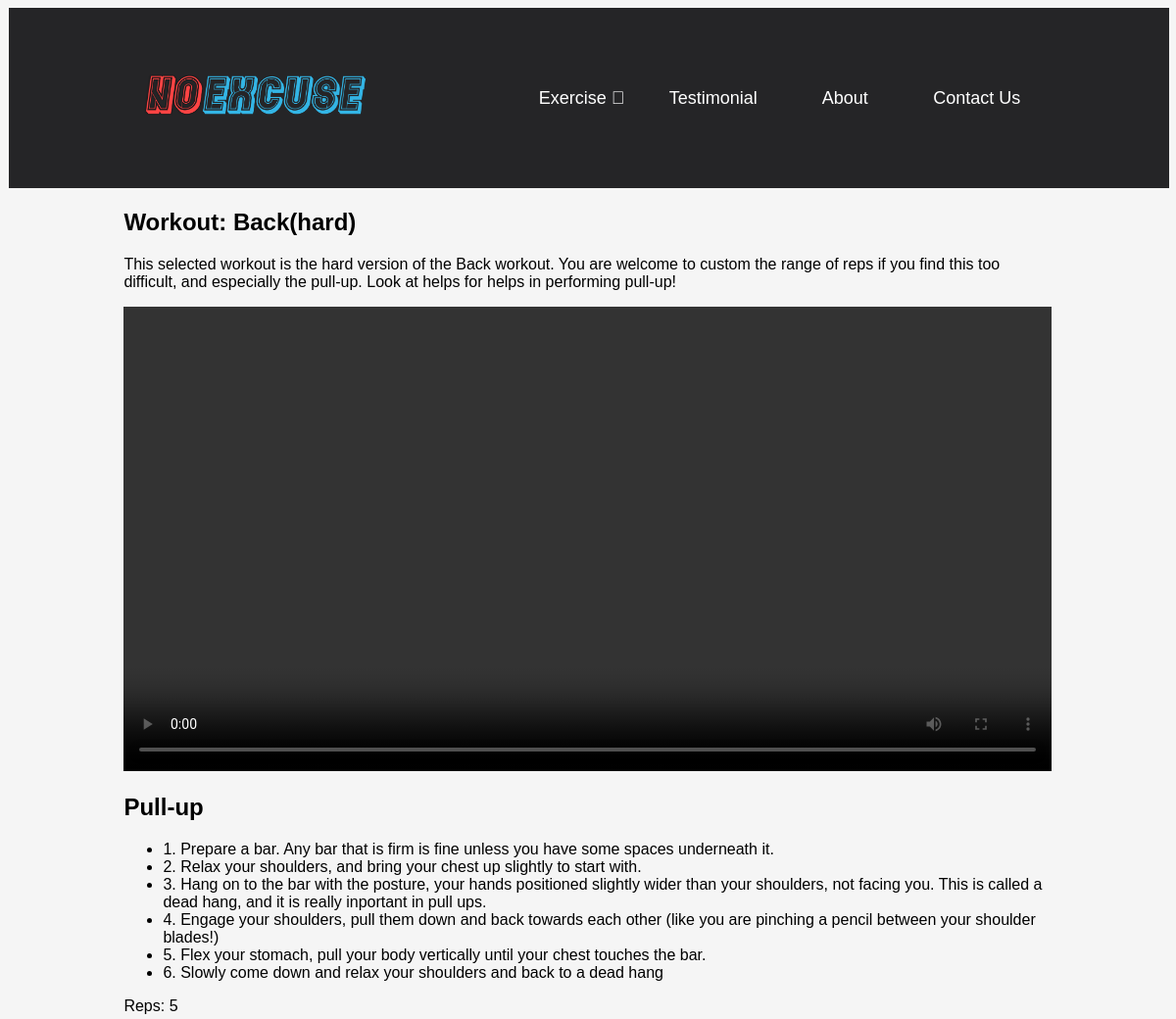
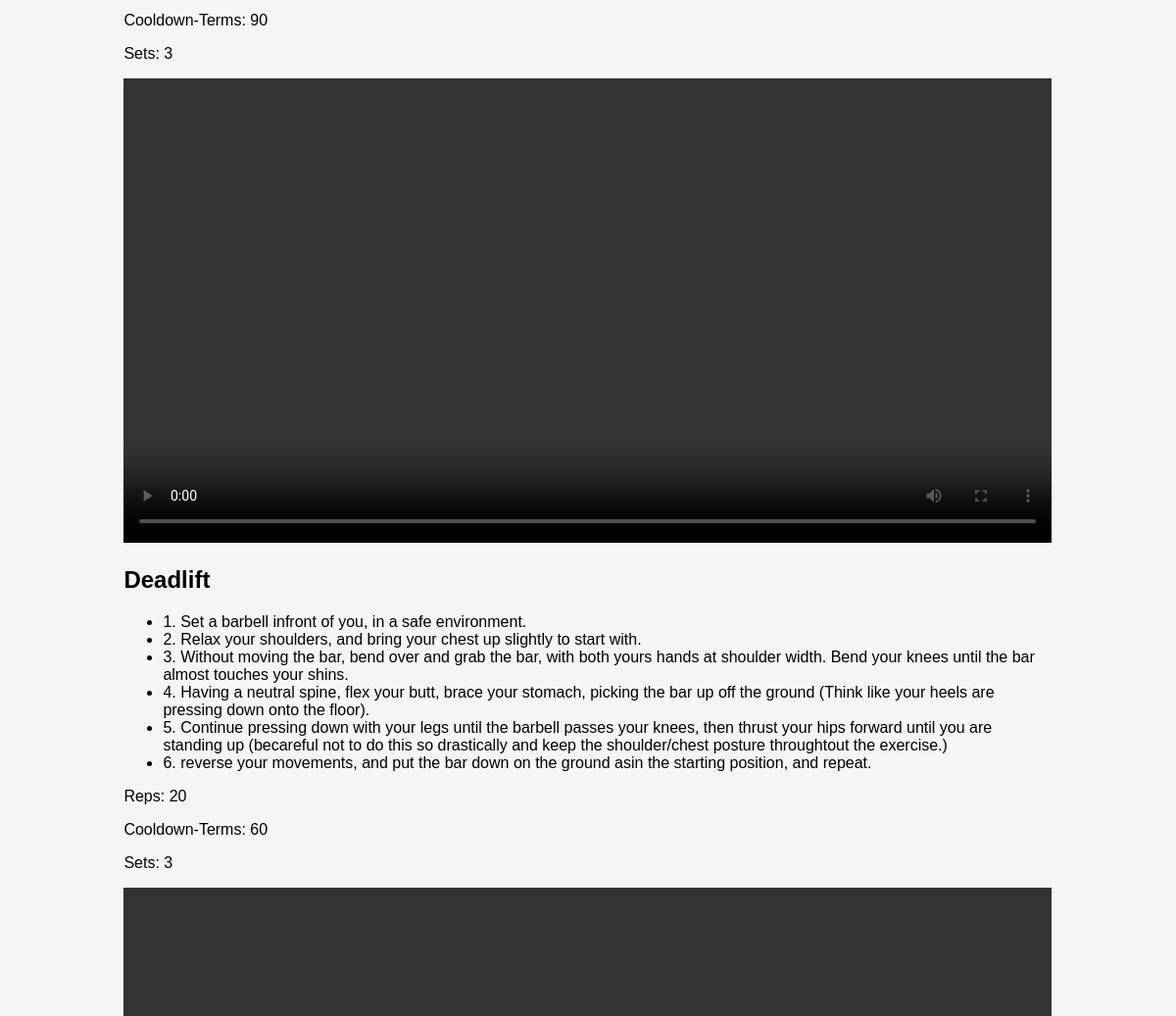
Before: /exercisenow/11 (upper part) with the older database file (2 pictures, top to bottom).
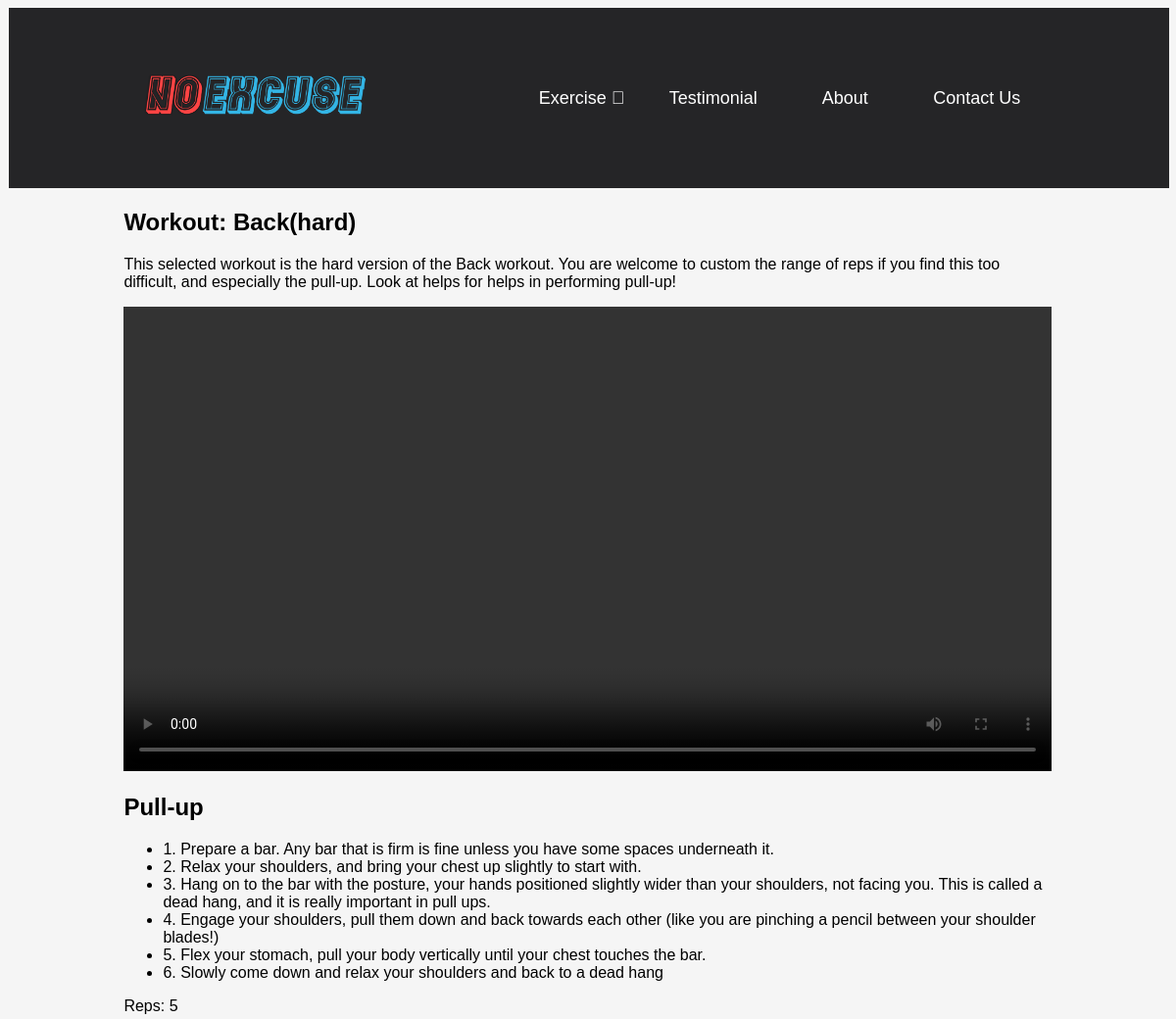
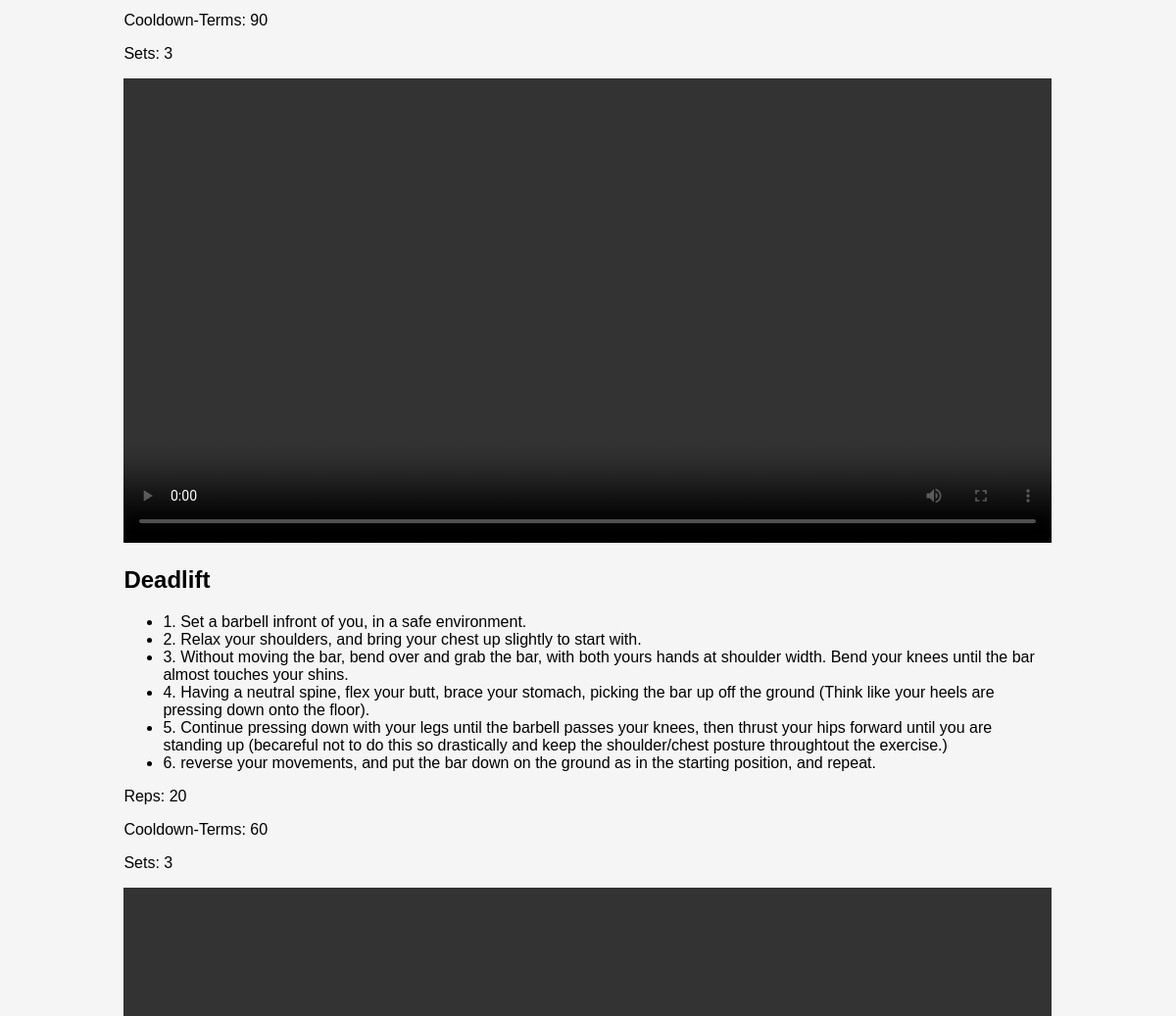
After: the same page with the newer database file (2 pictures, top to bottom).
### tables this page shows
CREATE TABLE ExerciseRoutine (Routine INTEGER REFERENCES Routine (id), Exercise INTEGER REFERENCES Exercise (id), reps INTEGER, sets INTEGER, term INTEGER);

CREATE TABLE Exercise (id INTEGER PRIMARY KEY AUTOINCREMENT, name TEXT, weight INTEGER, description TEXT);

### app.py (the view)
@app.route('/exercisenow/<int:id>')
def exercisenow(id):
    exercisenow = sqlite_conn('database.db', 'SELECT Exercise.name, ExerciseRoutine.reps, ExerciseRoutine.sets, ExerciseRoutine.term, Exercise.description FROM ExerciseRoutine INNER JOIN Exercise ON ExerciseRoutine.Exercise=Exercise.id WHERE ExerciseRoutine.Routine= (SELECT id FROM Routine WHERE id = {})'.format(id))
    description = sqlite_conn('database.db', 'SELECT Routine.decscription FROM Routine Where id == {};'.format(id), True)
    return render_template('exercisenow.html', exercisenow=exercisenow, description=description[0])

### app.py (called while the page is built)
def sqlite_conn(database, query, single=False):
    conn = sqlite3.connect(database)
    cur = conn.cursor()
    cur.execute(query)
    results = cur.fetchone() if single else cur.fetchall()
    conn.close()
    return results

### templates/exercisenow.html
{% extends 'layout.html' %}
{% block content %}
    <div class="exercisenow">
        {{description|safe}}
        {% for exercise in exercisenow %}
            <video controls><source src="/static/Exercise_Video/{{exercise[0]}}.mp4" type="video/mp4"></video>
            <p>{{exercise[4]|safe}} </p>
            <p>Reps: {{exercise[1]}}</p>
            <p>Cooldown-Terms: {{exercise[3]}}</p>
            <p>Sets: {{exercise[2]}}</p>
        {% endfor %}
    </div>
{% endblock %}

Changed rows visible on the page:
changed through a linked row, ExerciseRoutine: description "…and it is really inportant in pull ups. 4.…" → "…and it is really important in pull ups. 4.…"
changed through a linked row, ExerciseRoutine: description "…down on the ground asin the starting position, and…" → "…down on the ground as in the starting position, and…"
